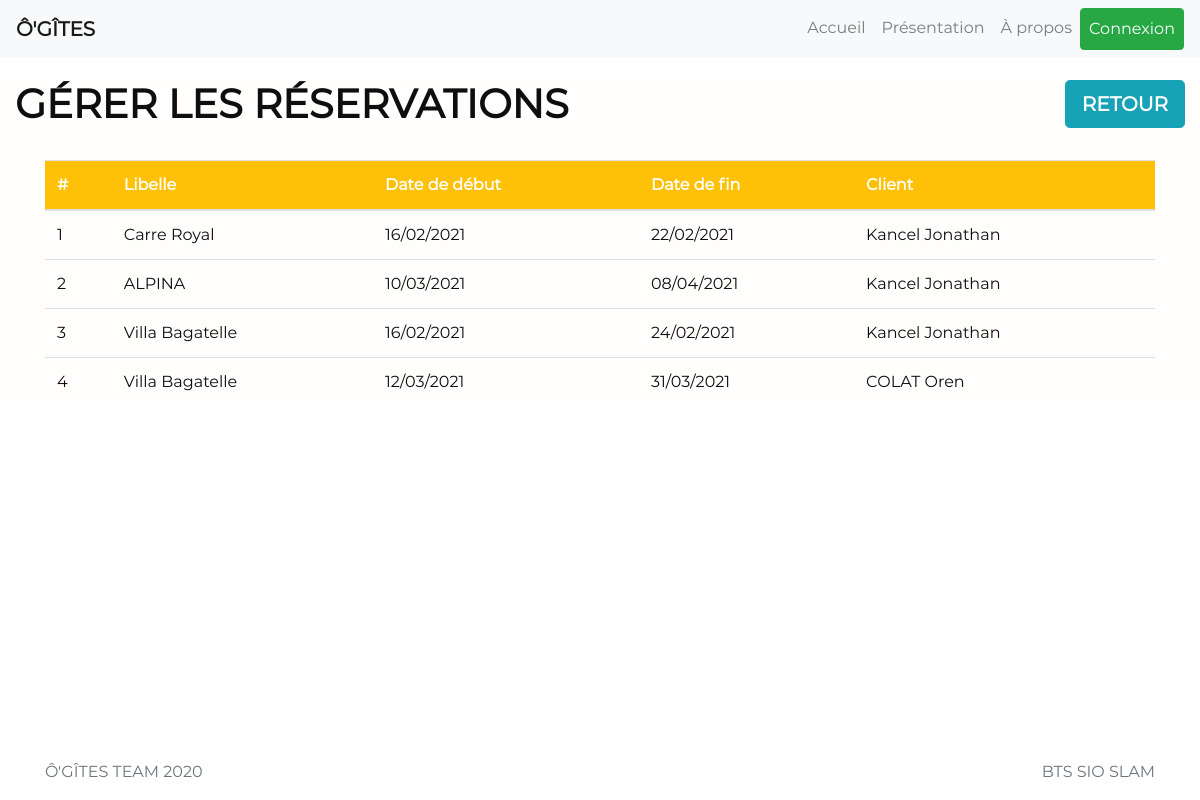
The app's page /admin/gerer_reserv.php with its own data.
### tables this page shows
CREATE TABLE `reservation` (
  `id_reservation` int(11) NOT NULL,
  `libelle` text NOT NULL,
  `date_debut` date NOT NULL,
  `date_fin` date NOT NULL,
  `nb_personnes` int(11) NOT NULL,
  `date_reserv` date DEFAULT NULL,
  `id_gites` int(11) NOT NULL,
  `id_users` int(11) NOT NULL,
  `etat_reservation` int(11) NOT NULL
);

CREATE TABLE `gites` (
  `id_gites` int(11) NOT NULL,
  `createur` int(11) NOT NULL,
  `libelle` text NOT NULL,
  `description` text NOT NULL,
  `localisation` text NOT NULL,
  `link_url` text NOT NULL,
  `nb_personnes_max` int(11) NOT NULL,
  `prix_nuit` int(11) NOT NULL
);

CREATE TABLE `users` (
  `id_users` int(11) NOT NULL,
  `pseudo` text NOT NULL,
  `nom` text NOT NULL,
  `prenom` text NOT NULL,
  `email` text NOT NULL,
  `tel` int(11) NOT NULL,
  `mdp` text NOT NULL,
  `date_inscription` date NOT NULL,
  `id_categorie` int(11) NOT NULL
);

### login-system/config.php (called while the page is built, shortened)
    <?php
    function dateFR($date)
    {
      $date = explode('-', $date);
      $date = array_reverse($date);
      $date = implode('/', $date);
      return $date;
    }
?>

### admin/gerer_reserv.php (the view, shortened to what this page needs)
<?php
    require_once 'head.php';
    require_once 'config_admin.php';
    header_admin(0);
?>
<main role="main" class="flex-shrink-0">
    <div class="container-fluid" id="index">
        <h1 style="float: left;"><strong>GÉRER LES RÉSERVATIONS</strong></h1>
        <a href="index.php" class="btn btn-info btn-lg" style="float: right;"><strong class="white">RETOUR</strong></a>
        <div class="container">
            <?php
            $SQLParam = "SELECT * FROM reservation";
            $Myresult = $pdo->query($SQLParam);
            $Myresult->setFetchMode(PDO::FETCH_ASSOC);
            $nb_reserv = $Myresult->rowCount();
            if ($nb_reserv > 0)
            {
            ?>
            <br>
            <table class="table table-hover" style="width: 100%;">
                <thead>
                    <tr class="bg-warning">
                        <th class="white">#</th>
                        <th class="white">Libelle</th>
                        <th class="white">Date de début</th>
                        <th class="white">Date de fin</th>
                        <th class="white">Client</th>
                    </tr>
                </thead>
                <tbody>
                    <?php
                    $xc = 1;
                    while ($info_reserv = $Myresult->fetch())
                    {
                    ?>
                    <tr>
                        <td><?php echo $xc; ?></td>
                        <?php
                        $id_gites = $info_reserv["id_gites"];
                        $SQLParam2 = "SELECT * FROM gites WHERE id_gites = $id_gites";
                        $Myresult2 = $pdo->query($SQLParam2);
                        $Myresult2->setFetchMode(PDO::FETCH_ASSOC);
                        $info_gites = $Myresult2->fetch();
                        $libelle_gite = $info_gites["libelle"];
                        ?>
                        <td><?php echo $libelle_gite ?></td>
                        <td><?php echo datefr($info_reserv["date_debut"]) ?></td>
                        <td><?php echo datefr($info_reserv["date_fin"]) ?></td>
                        <?php
                        $id_users = $info_reserv["id_users"];
                        $SQLParam3 = "SELECT * FROM users WHERE id_users = $id_users";
                        $Myresult3 = $pdo->query($SQLParam3);
                        $Myresult3->setFetchMode(PDO::FETCH_ASSOC);
                        $info_users = $Myresult3->fetch();
                        $nom_prenom_user = $info_users["nom"] . " " . $info_users["prenom"];
                        ?>
                        <td><?php echo $nom_prenom_user ?></td>
                    </tr>
                    <?php
                        $xc++;
                    }
                    ?>
                </tbody>
            </table>
            <?php
            }
            else
            {
            ?>
            <h3 align="center">Aucune réservation dans la base de données.</h3>
            <?php
            }
            ?>
        </div>
    </div>
</main>
<?php
	require_once '../footer.php';
?>

### admin/head.php (shortened to what this page needs)
<!doctype html>
<html lang="fr" class="h-100">
<head>
    <link rel="stylesheet" href="admin_style.css">
    <link href="https://cdnjs.cloudflare.com/ajax/libs/bootstrap-datepicker/1.7.1/css/bootstrap-datepicker3.css" rel="stylesheet" id="bootstrap-css">
    <link href="../assets/bootstrap-4.2.1-dist/css/bootstrap.min.css" rel="stylesheet">
    <?php
    require_once '../login-system/config.php';
    ?>
    <link href="../css/custom.css" rel="stylesheet">
    <link href="../css/main.css" rel="stylesheet">
    <link href="../font-awesome-4.7.0/css/font-awesome.min.css" rel="stylesheet">
    <link rel="stylesheet" href="../scss/slideshow.scss" />
    <link rel="stylesheet" type="text/css" href="../assets/DataTables/datatables.min.css"/>
</head>
<body class="d-flex flex-column h-100">

### admin/config_admin.php (shortened to what this page needs)
<?php
function header_admin($onglet)
{
?>
    <header>
          <nav class="navbar navbar-expand-md navbar-light bg-light fixed-top">
            <strong><a class="navbar-brand" href="/ogites2/index.php">Ô'GÎTES</a></strong>
            <div class="collapse navbar-collapse" id="navbarsExampleDefault">
                  <ul class="navbar-nav ml-auto">
                    <?php
                    switch ($onglet)
                    {
                        case 0:
                            ?>
                            <li class="nav-item">
                                  <a class="nav-link" href="/ogites2/admin/index.php">Accueil <span class="sr-only">(current)</span></a>
                            </li>
                            <li class="nav-item">
                                  <a class="nav-link" href="/ogites2/presentation.php">Présentation</a>
                            </li>
                            <li class="nav-item">
                                  <a class="nav-link" href="/ogites2/about.php">À propos</a>
                            </li>
                            <?php
                        break;
                            ?>
                            <?php
                    }
                    if (isset($_SESSION['id_users']) AND isset($_SESSION['pseudo']))
                    {
                    ?>
                    <li class="nav-item">
                        <a href="/ogites2/all_reservation.php" class="nav-link">Mes réservations</a>
                    </li>
                    <li class="nav-item">
                        <a class="nav-link" href="/ogites2/login-system/param.php">Mon Compte</a>
                    </li>
                    <li class="nav-item">
                        <a class="nav-link" href="/ogites2/login-system/deconnexion.php"><i class="fa fa-sign-out"></i></a>
                    </li>
                    <?php
                    }
                    else
                    {
                    ?>
                    <li class="nav-item">
                          <a class="nav-link btn btn-success" href="/ogites2/login-system/connexion.php"><span style="color:white;">Connexion</span></a>
                    </li>
                    <?php
                    }
                    ?>
                  </ul>
            </div>
        </nav>
</header>
<?php
}
?>

### footer.php (shortened to what this page needs)
<footer class="footer mt-auto py-3">
  <div class="container">
    <span class="text-muted" style="float: left;">Ô'GÎTES TEAM 2020</span>
    <span class="text-muted" style="float: right;">BTS SIO SLAM</span>
  </div>
</footer>
  </body>
</html>

### admin/admin_style.css (style rules this page uses)
.white { color:#fff; }

### css/custom.css (style rules this page uses)
body { padding-top: 5rem; }
.footer > .container { padding-right: 15px; padding-left: 15px; }

### css/main.css (style rules this page uses)
* { font-family: 'Montserrat'; color: #0E0E10; }
#index { background-color: #FFFEFC; }

### records on screen
reservation: id_gites.libelle "Carre Royal", date_debut "16/02/2021", date_fin "22/02/2021", id_users.prenom "Kancel Jonathan"
reservation: id_gites.libelle "ALPINA", date_debut "10/03/2021", date_fin "08/04/2021", id_users.prenom "Kancel Jonathan"
reservation: id_gites.libelle "Villa Bagatelle", date_debut "16/02/2021", date_fin "24/02/2021", id_users.prenom "Kancel Jonathan"
reservation: id_gites.libelle "Villa Bagatelle", date_debut "12/03/2021", date_fin "31/03/2021", id_users.prenom "COLAT Oren"
